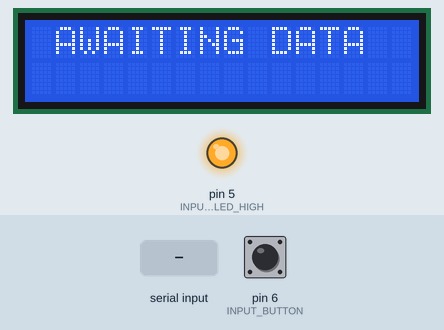
A sketch run on a simulated Arduino Mega 2560, built with avr-gcc and run on an emulated ATmega2560. Shown: 16×2 character LCD, output pins drawn as LEDs (lit = HIGH). The inputs (shaded band) are chosen by the test bench; at power-on: pin 6 (INPUT_BUTTON) HIGH. EEPROM starts erased.

Above: at 1.2 s.
1.3 s: "CT;" received over the second serial link
At 2.5 s:
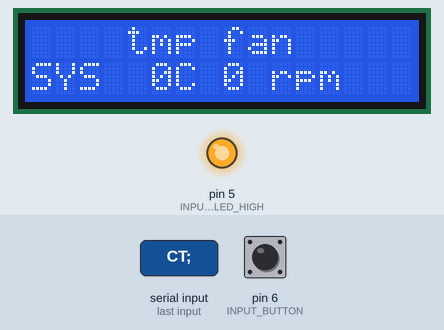
4.3 s: pin 6 (INPUT_BUTTON) pulled LOW for 0.15 s
At 5.5 s:
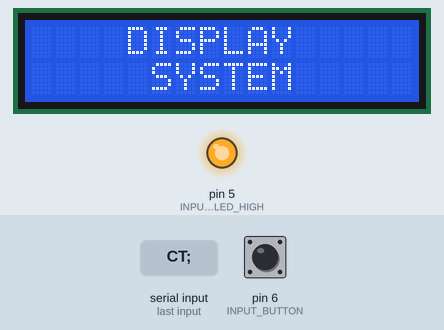
7.4 s: pin 6 (INPUT_BUTTON) pulled LOW for 1 s
11.4 s: pin 6 (INPUT_BUTTON) pulled LOW for 3.2 s
16.1 s: pin 6 (INPUT_BUTTON) pulsed LOW 5 times (0.12 s each, 0.3 s apart)
At 17.9 s:
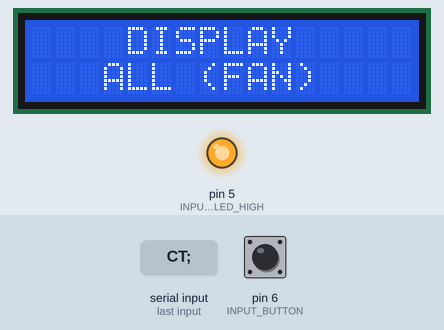
Timing chart, 0 to 19.4 s (numbered marks = the images above; inputs shaded):
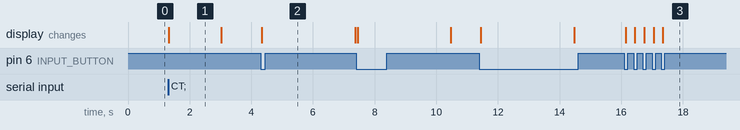

The sketch:

sensors_display.ino
```cpp
// (licence header left out)
#include <Wire.h>
#include <LiquidCrystal_I2C.h>
#include <EEPROM.h>
#include "sensors_display.h"

#pragma region global

LiquidCrystal_I2C lcd(LCD_I2C_ADDR, LCD_WIDTH, LCD_HEIGHT);
SensorItem CurrentSensorItem = (SensorItem)0;
ConfigItem CurrentConfigItem = (ConfigItem)0;
DisplayMode CurrentDisplayMode = DisplayMode::sensorCycle;
LedState CurrentLedState = LedState::High;
DisplayMode OldDisplayMode = CurrentDisplayMode;

/* Indicate wathever we need to update the display or not.
 * Should be set to true each time the display should be updated */
bool UpdateDisplay = true;

/* This indicate if we have received our first set of data
 * one it's set to true, it remains true */
bool DataAvailable = false;

/* The periode at which the CPU, GPU and system stats will cycle on the display */
u16 StatsDisplayTimeMs = STATS_DISPLAY_DEFAULT_TIME_MS;

// Defint an init values
u8 CPUTemp = 0;
u16 CPUFan = 0;
u8 GPUTemp = 0;
u8 GPUFan = 0;
u16 GPUPower = 0;
u8 SystemTemp = 0;
u16 SystemFan = 0;

#pragma endregion

/* Sets the button led according to the CurrentLedState variable */
void SetLed()
{
    switch (CurrentLedState)
    {
    case LedState::Off:
        pinMode(INPUT_BUTTON_LED_HIGH, INPUT);
        pinMode(INPUT_BUTTON_LED_LOW, OUTPUT);
        digitalWrite(INPUT_BUTTON_LED_LOW, LOW);
        break;
    case LedState::Low:
        pinMode(INPUT_BUTTON_LED_HIGH, INPUT);
        pinMode(INPUT_BUTTON_LED_LOW, OUTPUT);
        digitalWrite(INPUT_BUTTON_LED_LOW, HIGH);
        break;
    case LedState::High:
        pinMode(INPUT_BUTTON_LED_LOW, INPUT);
        pinMode(INPUT_BUTTON_LED_HIGH, OUTPUT);
        digitalWrite(INPUT_BUTTON_LED_HIGH, HIGH);
        break;
    }
}

/* Compute a parity on the EEProm data.
 * This is a very simple way to asses the integrity
 * of the stored data
 * @param eeprom data to compute
 * @return the calculated parity on 'eeprom' up to but the last byte */
u8 ComputeEepromParity(EepromData eeprom)
{
    u8 par = 0xff;
    u8 *eeprom_p = (u8 *)&eeprom;
    for (u16 i = 0; i < eeprom.Size - sizeof(eeprom.Pariry); i++)
    {
        par ^= eeprom_p[i];
    }

    return par;
}

/* Save the current config state to the EEPRom
 * @return a EepromData struct representing the saved data */
EepromData StoreDataToEeprom()
{
    EepromData eeprom;
    eeprom.Version = CURRENT_EEPROM_DATA_VERSION;
    eeprom.Size = sizeof(EepromData);
    eeprom.SelectedDisplayMode = (u8)CurrentDisplayMode;
    eeprom.SelectedSensorItem = (u8)CurrentSensorItem;
    eeprom.LedState = (u8)CurrentLedState;
    eeprom.StatsDisplayTimeMs = StatsDisplayTimeMs;
    eeprom.Pariry = ComputeEepromParity(eeprom);
    EEPROM.put(0, eeprom);
    return eeprom;
}

/* Load the previously saved state from the EEProm
* Validate version and data integrity and reset the
* EEProm data to a know state if they are not valid. */
void PopulateDataFromEeprom()
{
    EepromData eeprom;
    EEPROM.get(0, eeprom);

    if (eeprom.Version != CURRENT_EEPROM_DATA_VERSION || ComputeEepromParity(eeprom) != eeprom.Pariry)
    {
        // Reset the eeprom to a know state
        eeprom = StoreDataToEeprom();
    }

    CurrentDisplayMode = (DisplayMode)eeprom.SelectedDisplayMode;
    CurrentSensorItem = (SensorItem)eeprom.SelectedSensorItem;
    CurrentLedState = (LedState)eeprom.LedState;
    StatsDisplayTimeMs = eeprom.StatsDisplayTimeMs;
}

/* Read the push button and debounce its state
 * @return true if the button was activated and it's
 * fully debounced. Otherwise false. */
bool isButtonDebounced()
{
    static unsigned long lastDebounceTime = 0;
    static int buttonState = HIGH;
    static int lastButtonState = buttonState;
    bool state = false;
    int buttonReading;

    // Read the input button and debounce it
    buttonReading = digitalRead(INPUT_BUTTON);
    if (buttonReading != lastButtonState)
    {
        lastDebounceTime = millis();
    }

    lastButtonState = buttonReading;
    if ((millis() - lastDebounceTime) > DEBOUNCE_TIME_MS && buttonReading != buttonState)
    {
        buttonState = buttonReading;
        if (buttonState == BUTTON_PUSHED)
        {
            state = true;
        }
    }

    return state;
}

/* Look for data on the serial port and process it if present.
 * The data has the forms of CCV..V; where:
 * - 'CC' is a two chars command code
 * - 'V' is one or more numeric char that form the value associated with the command
 * - ';' is a marker char that signal the end of a command.
 * Multiple command can be received on the same line, for example the
 * command 'ST34;CT55;GT67;CF1152;' without quote will set the system temperature
 * to 34 celcius, the CPU temperature to 55 celcius and the CPU fan speed to 1152 RPM.
 *
 *  Here is the supported serial commands.
 *
 *  Sets CPU temperature in Celcius
 *  CT<cpu_temp>;
 *
 *  Sets CPU fan in rotation per minutes
 *  CF<fan_rpm>;
 *
 *  Sets GPU temperature in Celcius
 *  GT<gpu_temp>;
 *
 *  Sets GPU fan percentage
 *  GF<fan_percent>;
 *
 *  Sets GPU power consumption
 *  GP<gpu_power>;
 *
 *  Sets the system temperature in Celcius
 *  ST<system_temp>;
 *
 *  Sets the system fan in rotation per minutes
 *  SF<system_fan>;
 *
 * Sets the periode at which the CPU, GPU and system stats will cycle on the display, in milliseconds
 * DT<periode_ms>;
 *
 * Sets the device in 'Awaiting Data' mode
 * AD;
 */
void processSerialData()
{
    if (Serial1.available() > 0)
    {
        String serData = Serial1.readStringUntil(';');
        String serCommand = serData.substring(0, 2);
        long serValue = serData.substring(2).toInt();
        DataAvailable = true;

        if (CurrentDisplayMode != DisplayMode::config)
        {
            UpdateDisplay = true;
        }

        if (serCommand == "CT")
        {
            CPUTemp = (u8)serValue;
        }
        else if (serCommand == "CF")
        {
            CPUFan = (u16)serValue;
        }
        else if (serCommand == "GT")
        {
            GPUTemp = (u8)serValue;
        }
        else if (serCommand == "GF")
        {
            GPUFan = (u8)serValue;
        }
        else if (serCommand == "GP")
        {
            GPUPower = (u16)serValue;
        }
        else if (serCommand == "ST")
        {
            SystemTemp = (u8)serValue;
        }
        else if (serCommand == "SF")
        {
            SystemFan = (u16)serValue;
        }
        else if (serCommand == "DT")
        {
            StatsDisplayTimeMs = (u16)serValue;
            StoreDataToEeprom();
        }
        else if (serCommand == "AD")
        {
            DataAvailable = false;
        }
    }
}

/* Display an amount of blank char to the LCD.
 * This can be useful to delete the remaining of the line
 * without using lcd.clear() beforehand
 * @param count the number of blank chars to display */
void DisplayBlankChar(u8 count)
{
    for (u8 i = 0; i < count; i++)
    {
        lcd.print(" ");
    }
}

/* Display the current configuration item.
 * Also, check whatever a timeout has occured and if so,
 * register the new configuration */
void ManageDisplayConfig()
{
    static unsigned long lastConfigTime = 0;

    if (UpdateDisplay)
    {
        lcd.clear();
        if ((u8)CurrentConfigItem <= (u8)ConfigItem::cycle)
        {
            lcd.setCursor(4, 0);
            lcd.print("DISPLAY");
        }
        else
        {
            lcd.setCursor(3, 0);
            lcd.print("BUTTON LED");
        }

        switch (CurrentConfigItem)
        {
        case ConfigItem::cpu:
            lcd.setCursor(6, 1);
            lcd.print("CPU");
            break;
        case ConfigItem::gpu:
            lcd.setCursor(6, 1);
            lcd.print("GPU");
            break;
        case ConfigItem::system:
            lcd.setCursor(5, 1);
            lcd.print("SYSTEM");
            break;
        case ConfigItem::allTemp:
            lcd.setCursor(3, 1);
            lcd.print("ALL (TEMP)");
            break;
        case ConfigItem::allFan:
            lcd.setCursor(3, 1);
            lcd.print("ALL (FAN)");
            break;
        case ConfigItem::cycle:
            lcd.setCursor(5, 1);
            lcd.print("AUTO");
            break;
        case ConfigItem::buttonLedOff:
            lcd.setCursor(6, 1);
            lcd.print("OFF");
            break;
        case ConfigItem::buttonLedLow:
            lcd.setCursor(6, 1);
            lcd.print("LOW");
            break;
        case ConfigItem::buttonLedHigh:
            lcd.setCursor(5, 1);
            lcd.print("HIGH");
            break;
        }

        UpdateDisplay = false;
        lastConfigTime = millis();
    }
    else if ((millis() - lastConfigTime) > CONFIG_DISPLAY_TIME_MS)
    {
        // Reset the display to sensors and set the new config
        switch (CurrentConfigItem)
        {
        case ConfigItem::cpu:
            CurrentDisplayMode = DisplayMode::sensor;
            CurrentSensorItem = SensorItem::cpu;
            break;
        case ConfigItem::gpu:
            CurrentDisplayMode = DisplayMode::sensor;
            CurrentSensorItem = SensorItem::gpu;
            break;
        case ConfigItem::system:
            CurrentDisplayMode = DisplayMode::sensor;
            CurrentSensorItem = SensorItem::system;
            break;
        case ConfigItem::allTemp:
            CurrentDisplayMode = DisplayMode::sensor;
            CurrentSensorItem = SensorItem::allTemp;
            break;
        case ConfigItem::allFan:
            CurrentDisplayMode = DisplayMode::sensor;
            CurrentSensorItem = SensorItem::allFan;
            break;
        case ConfigItem::cycle:
            CurrentDisplayMode = DisplayMode::sensorCycle;
            CurrentSensorItem = (SensorItem)0;
            break;
        case ConfigItem::buttonLedOff:
            CurrentDisplayMode = OldDisplayMode;
            CurrentLedState = LedState::Off;
            SetLed();
            break;
        case ConfigItem::buttonLedLow:
            CurrentDisplayMode = OldDisplayMode;
            CurrentLedState = LedState::Low;
            SetLed();
            break;
        case ConfigItem::buttonLedHigh:
            CurrentDisplayMode = OldDisplayMode;
            CurrentLedState = LedState::High;
            SetLed();
            break;
        }

        UpdateDisplay = true;
        StoreDataToEeprom();
    }
}

/* Display the sensor value according to the current configuration.
 * When the configuration is set to 'sensorCycle', it also cycle to
 * every sensors */
void ManageDisplaySensor()
{
    static unsigned long lastChangeTime = 0;
    char line1[(LCD_WIDTH + 1) * sizeof(char)];
    char line2[(LCD_WIDTH + 1) * sizeof(char)];
    char gpuChar[4];

    if (CurrentDisplayMode == DisplayMode::sensorCycle && ((millis() - lastChangeTime) > ((unsigned long)StatsDisplayTimeMs)))
    {
        // Here we have to move to another sensor
        lastChangeTime = millis();
        CurrentSensorItem = (SensorItem)((u8)(CurrentSensorItem) + 1);
        if (CurrentSensorItem == SensorItem::allTemp)
            CurrentSensorItem = (SensorItem)0;
        UpdateDisplay = true;
    }

    if (UpdateDisplay)
    {
        memset(line1, '\0', sizeof(char));
        memset(line2, '\0', sizeof(char));
        if (DataAvailable)
        {
            // Prepare the message to be displayed
            sprintf(line1, "    tmp fan");
            if (GPUFan >= 100)
            {
                sprintf(gpuChar, "MAX");
            }
            else
            {
                sprintf(gpuChar, "%2d%%", GPUFan % 100);
            }

            switch (CurrentSensorItem)
            {
            case SensorItem::cpu:
                sprintf(line2, "CPU %2dC %d rpm", CPUTemp % 100, CPUFan % 10000);
                break;
            case SensorItem::gpu:
                sprintf(line1, "    tmp fan pwr");
                sprintf(line2, "GPU %2dC %s %dw", GPUTemp % 100, gpuChar, GPUPower % 1000);
                break;
            case SensorItem::system:
                sprintf(line2, "SYS %2dC %d rpm", SystemTemp % 100, SystemFan % 10000);
                break;
            case SensorItem::allTemp:
                sprintf(line1, " SYS  CPU  GPU");
                sprintf(line2, " %2dC  %2dC  %2dC", SystemTemp % 100, CPUTemp % 100, GPUTemp % 100);
                break;
            case SensorItem::allFan:
                sprintf(line1, " SYS   CPU   GPU");
                sprintf(line2, "%4d  %4d   %s", SystemFan % 10000, CPUFan % 10000, gpuChar);
                break;
            }
        }
        else
        {
            sprintf(line1, " AWAITING DATA");
        }

        lcd.setCursor(0, 0);
        lcd.print(line1);
        DisplayBlankChar(LCD_WIDTH - strlen(line1));
        lcd.setCursor(0, 1);
        lcd.print(line2);
        DisplayBlankChar(LCD_WIDTH - strlen(line2));
        UpdateDisplay = false;
    }
}

/* Display either the configuration or the sensors
 * according to the current display mode */
void ManageDisplay()
{
    if (CurrentDisplayMode == DisplayMode::config)
    {
        ManageDisplayConfig();
    }

    ManageDisplaySensor();
}

void setup()
{
    lcd.init();
    lcd.clear();
    lcd.backlight();

    pinMode(INPUT_BUTTON, INPUT_PULLUP);
    Serial1.begin(115200);
    PopulateDataFromEeprom();
    SetLed();
}

void loop()
{
    while (true)
    {
        if (isButtonDebounced())
        {
            if (CurrentDisplayMode != DisplayMode::config)
            {
                OldDisplayMode = CurrentDisplayMode;
                CurrentDisplayMode = DisplayMode::config;
                CurrentConfigItem = (ConfigItem)0;
            }
            else
            {
                CurrentConfigItem = (ConfigItem)((u8)CurrentConfigItem + 1);
                if (CurrentConfigItem == ConfigItem::endEnum)
                {
                    CurrentConfigItem = (ConfigItem)0;
                }
            }

            UpdateDisplay = true;
        }

        ManageDisplay();
        processSerialData();
    }
}
```

sensors_display.h
```cpp
#ifndef SENSOR_DISPLAY_H_
#define SENSOR_DISPLAY_H_

#define LCD_I2C_ADDR 0x27
#define LCD_WIDTH 16 // The number of char per line the lcd has
#define LCD_HEIGHT 2 // The number of lines the lcd has

#define INPUT_BUTTON_LED_HIGH 5
#define INPUT_BUTTON_LED_LOW 4
#define INPUT_BUTTON 6
#define DEBOUNCE_TIME_MS 30L
#define BUTTON_PUSHED LOW
#define BUTTON_RELEASED HIGH

#define STATS_DISPLAY_DEFAULT_TIME_MS 3000
#define CONFIG_DISPLAY_TIME_MS 3000

#define CURRENT_EEPROM_DATA_VERSION 1

/* Enum that define what sensor reading to display */
enum class SensorItem : u8 {
    system = 0,
    cpu,
    gpu,
    allTemp,
    allFan,
    endEnum
};

/* Enum that define the configuration selection */
enum class ConfigItem : u8 {
    system = 0,
    cpu,
    gpu,
    allTemp,
    allFan,
    cycle,
    buttonLedOff,
    buttonLedHigh,
    buttonLedLow,
    endEnum
};

/* Enum that define the display modes */
enum class DisplayMode : u8 {
    sensor = 0,
    sensorCycle,
    config
};

/* Enum that define the various led states */
enum class LedState : u8 {
    Off = 0,
    Low ,
    High
};

/* Represent the eeprom data structure
 * Add any new item before the parity field. */
struct EepromData
{
    u8 Version;
    u8 Size;
    u8 SelectedDisplayMode;
    u8 SelectedSensorItem;
    u8 LedState;
    u16 StatsDisplayTimeMs;
    u8 Pariry;
};

#endif // SENSOR_DISPLAY_H_
```

Measured:
- after the input at 1.3 s, the display: changes at once (image 1)
- after the input at 4.3 s, the display: changes after 0.05 s (image 2)
- after the input at 16.1 s, the display: first changes after 0.05 s (image 3 shows a later state)
- what the display in image 1 shows lasts 1.7 s, from 1.3 s to 3.0 s
